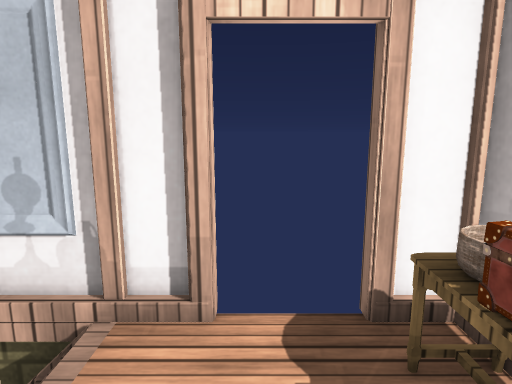
view 1 (above)

13 first-person views from a walk through a Unity game level. The camera is 1.3 m above the floor, tilts 10° down and sees 75° across. The floor is counted in squares, 0.5 m on a side. Each view is taken from the middle of a square. On the plan, view 1 faces up. The plan holds only what a view shows up to about 20 squares ahead; the rest is blank. The place goes on beyond the plan. The player is left out. Some animated figures are left out. Door leaves are left out, so doorways stand open. Some surface patterns are stand-ins.

view 2
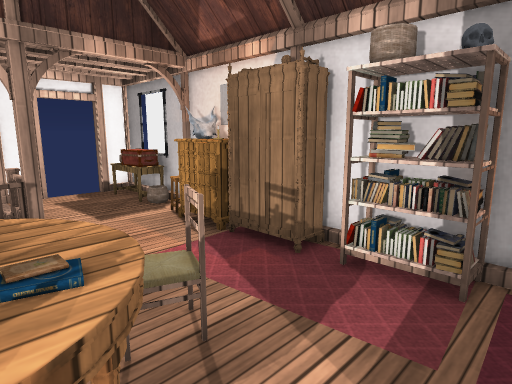

view 3
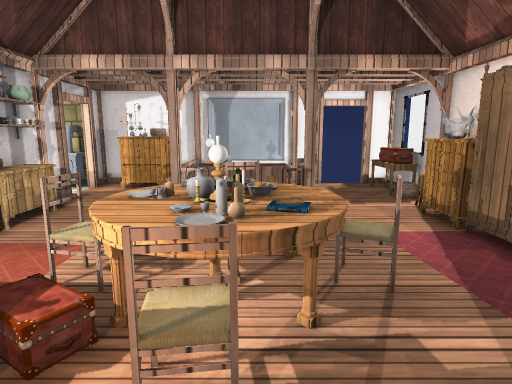

view 4
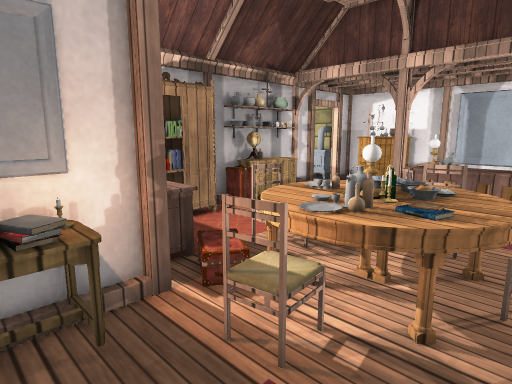

view 5
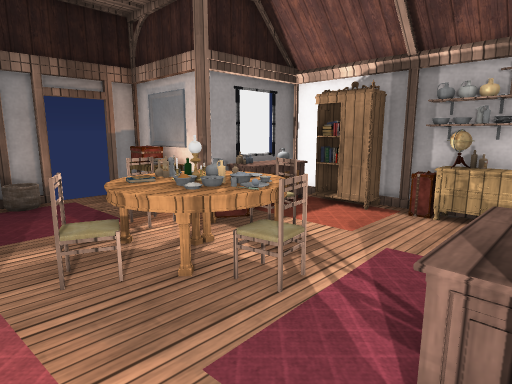

view 6
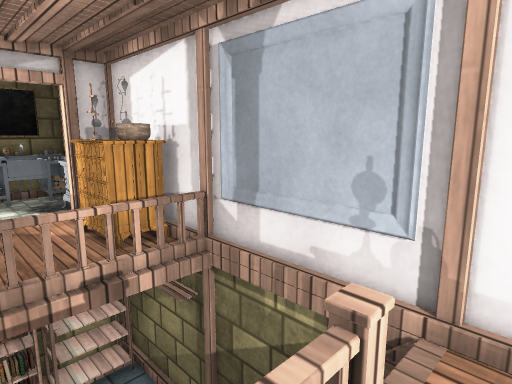

view 7
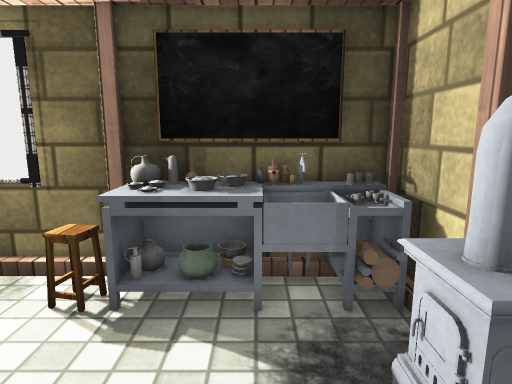

view 8
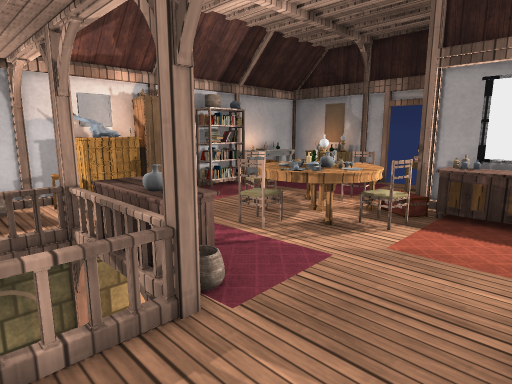

view 9
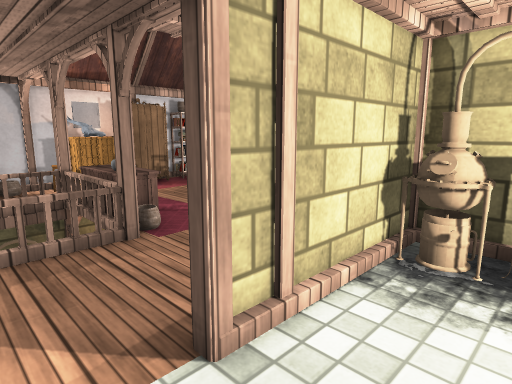

view 10
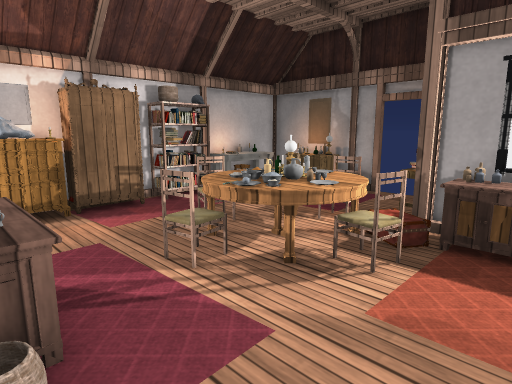

view 11
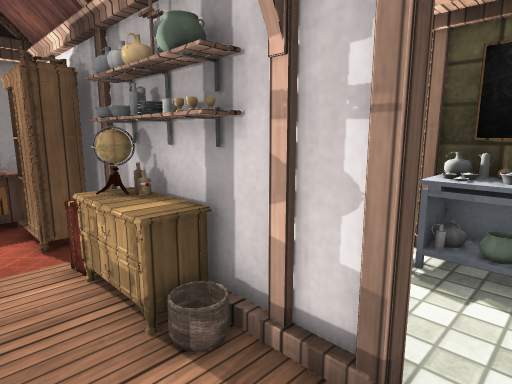

view 12
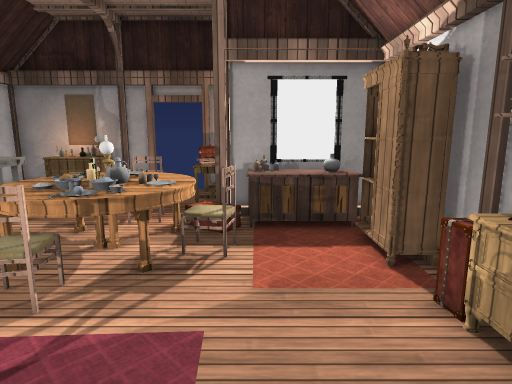

view 13
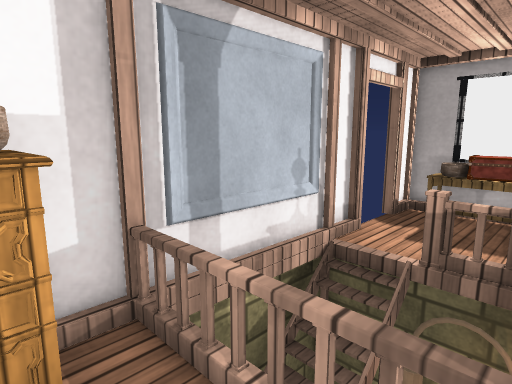

### Floor plan
Key: @ floor where view 1 was taken; # wall or solid block; . main floor; : floor 0.25 m higher than the main floor; - floor 2.5 m lower than the main floor; / step, stairs or slope; D open door; v drop or lower ground; P pillar; T table; F fence; S stool; R drawers; K skull; C cupboard; B books; H chair; E stove; W bowl; L bottle; A painting; O other object.
Columns run from 17 left of view 1 to 3 right of it. Each row starts with its distance up from view 1.
  5 ##########vvvvvvPDDP#
  4 OO#EE###########PDDP#
  3 OO.EEP --//  //....O#
  2 OW........F  /vF...T#
  1 OW...P....F    F...T#
  0 OO...P....PFFFFP.@. #
 -1 #S...PO...PRRRRP...S#
 -2 #....OR....RRRR...RS#
 -3 #  . OR...........RK#
 -4   OOOWW......H....RO#
 -5    #O#O.....TO..... #
 -6      ##....TOO..... #
 -7      #B...HOWWTO...C#
 -8      #BD..TTOOBH...O#
 -9      #RRRR:TTTL....O#
-10      #RROOP.O......B#
-11      vvvvvv.......O
-12           OB......OOO
-13           AT.....  O
-14           #T....RRRO#
-15           v#DD##OAO #
-16           ##   #####

Where each view was taken, in squares from view 1:
view 1: 0 up, 0 right, facing up
view 2: 11 down, 4 left, facing up-right
view 3: 13 down, 4 left, facing up
view 4: 13 down, 2 left, facing up-left
view 5: 1 down, 0 right, facing down-left
view 6: 0 up, 1 left, facing up-left
view 7: 2 up, 11 left, facing left
view 8: 2 up, 11 left, facing down-right
view 9: 3 up, 15 left, facing down-right
view 10: 1 down, 10 left, facing down-right
view 11: 2 up, 9 left, facing down-left
view 12: 0 up, 8 left, facing down
view 13: 0 up, 9 left, facing up-right
